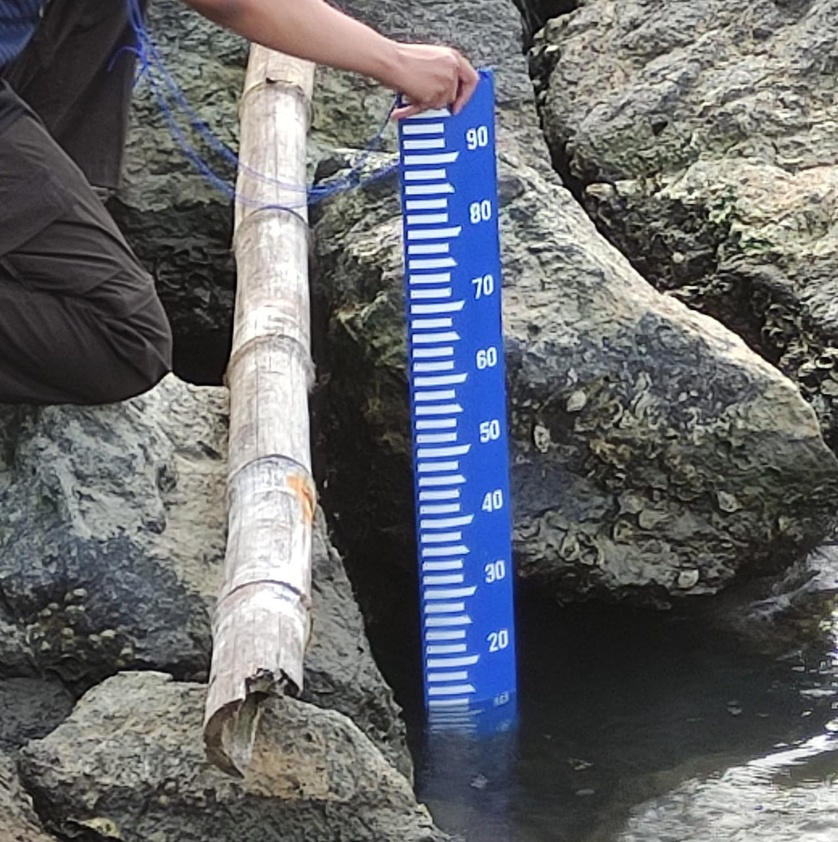
#> input picture img/s1.jpeg, 838 x 842 px, shrunk from 1275 x 1280 before the run
$ python ex1.py
#> lines starting #> are read from the running program, lines starting #| are printed output that depends on the picture; after the words box and inside, x2 and y2 are one past the last pixel; in counts of white or black regions, pixels touching at a corner belong together
import cv2
import numpy
import matplotlib.pyplot as plt
from matplotlib import colors

img = cv2.imread("img/s1.jpeg", cv2.IMREAD_COLOR)
#> img is the input picture: shape (842, 838, 3); mean B, G, R 108, 103.9, 101.9

hsv_img = cv2.cvtColor(img, cv2.COLOR_RGB2HSV)
#> hsv_img: shape (842, 838, 3); mean H, S, V 72.7, 35.8, 114.2

mask = cv2.inRange(hsv_img, (0, 0, 200), (145, 60, 255))
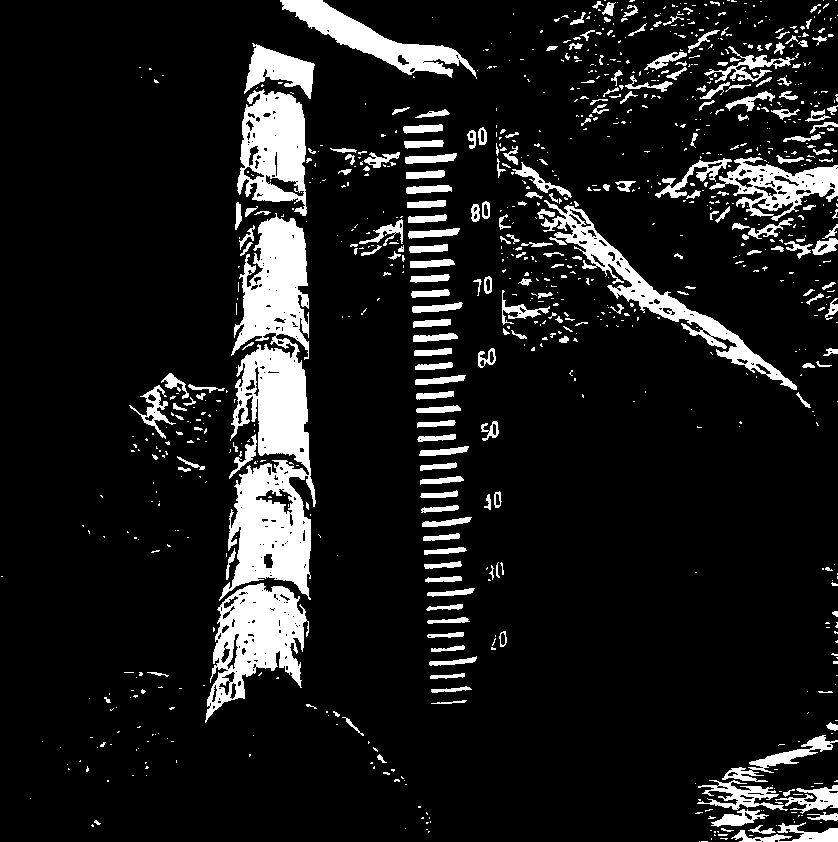
#> mask: shape (842, 838); 11.4% white; 942 white regions (711 under 20 px), largest, box (x1, y1, x2, y2) and area: (219, 213, 316, 601) 20607, (205, 583, 309, 723) 7027, (237, 89, 307, 216) 5754

result = cv2.bitwise_and(img, img, mask=mask)
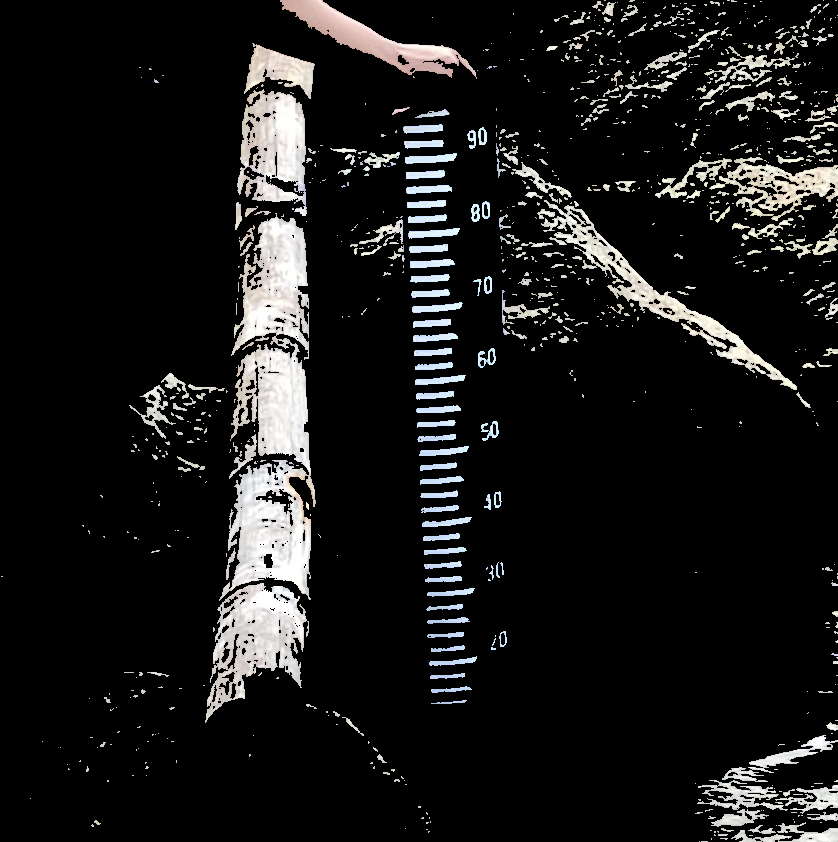
#> result: shape (842, 838, 3); mean B, G, R 24.9, 25.2, 25.3

cv2.imshow("image", result)

cv2.waitKey(0)
cv2.destroyAllWindows()

$ run again, with img/s2.jpeg copied over img/s1.jpeg
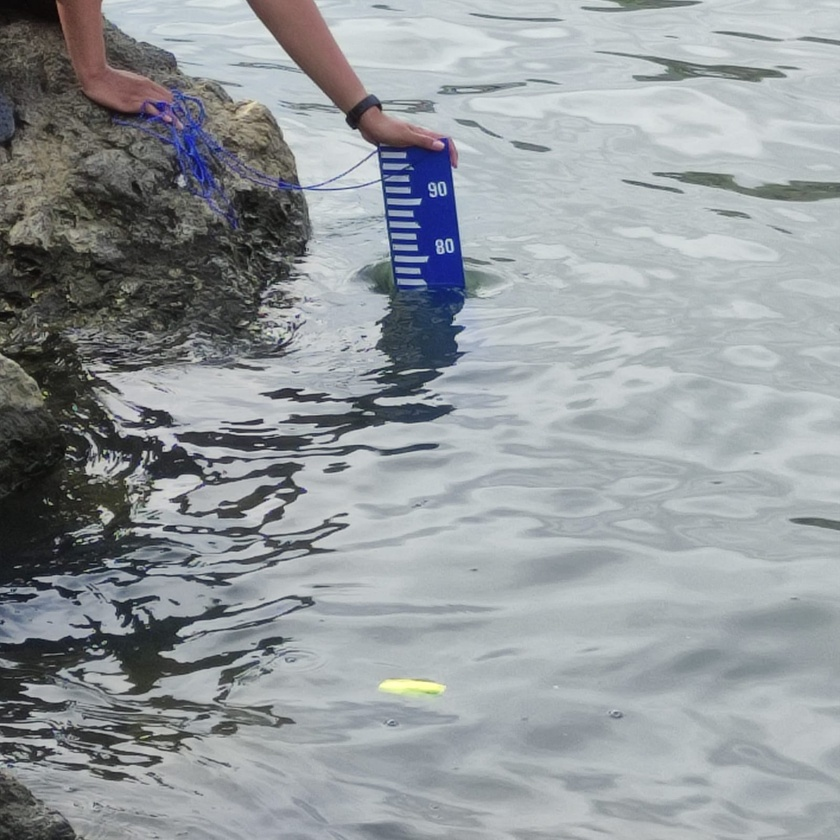
#> input picture img/s2.jpeg, 840 x 840 px, shrunk from 1600 x 1600 before the run
#> img is the input picture: shape (840, 840, 3); mean B, G, R 156.5, 153.2, 147.9
#> hsv_img: shape (840, 840, 3); mean H, S, V 32.5, 22.6, 158.3
#> `mask = cv2.inRange(hsv_img, (0, 0, 200), (145, 60, 255))`:
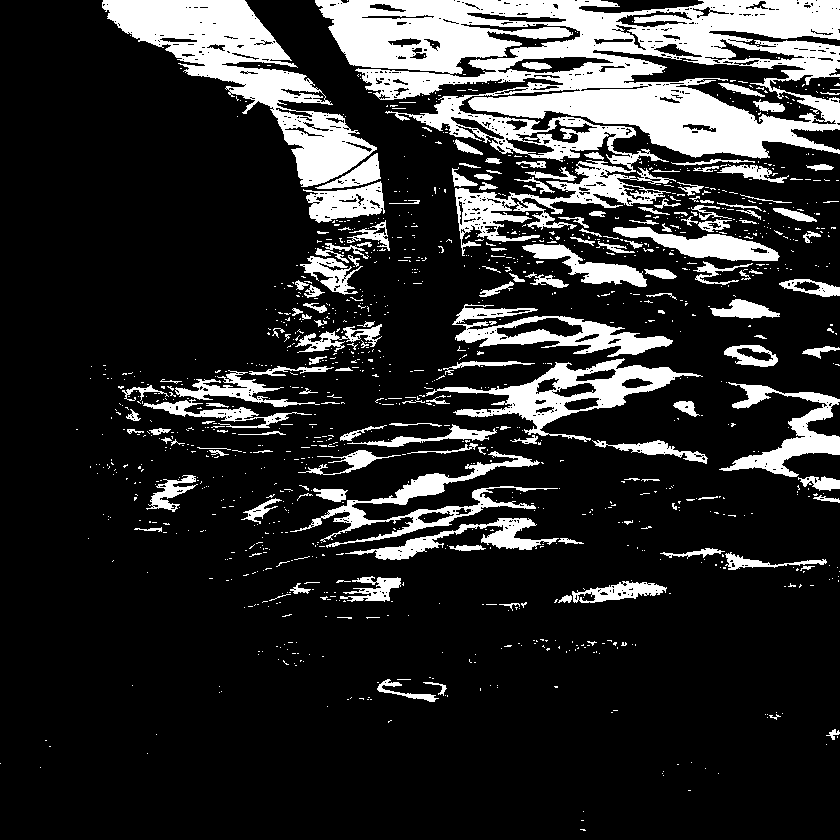
#> mask: shape (840, 840); 18% white; 1238 white regions (1083 under 20 px), largest, box (x1, y1, x2, y2) and area: (315, 0, 840, 256) 55411, (102, 0, 377, 187) 15552, (426, 358, 703, 442) 5815
#> `result = cv2.bitwise_and(img, img, mask=mask)`:
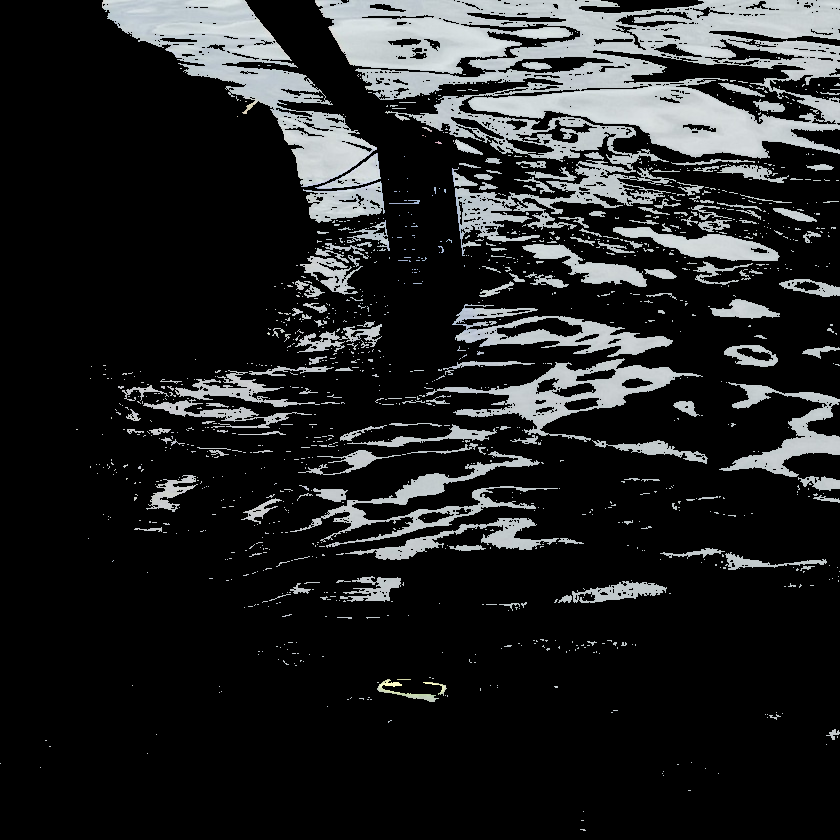
#> result: shape (840, 840, 3); mean B, G, R 37.3, 36.7, 35.4
